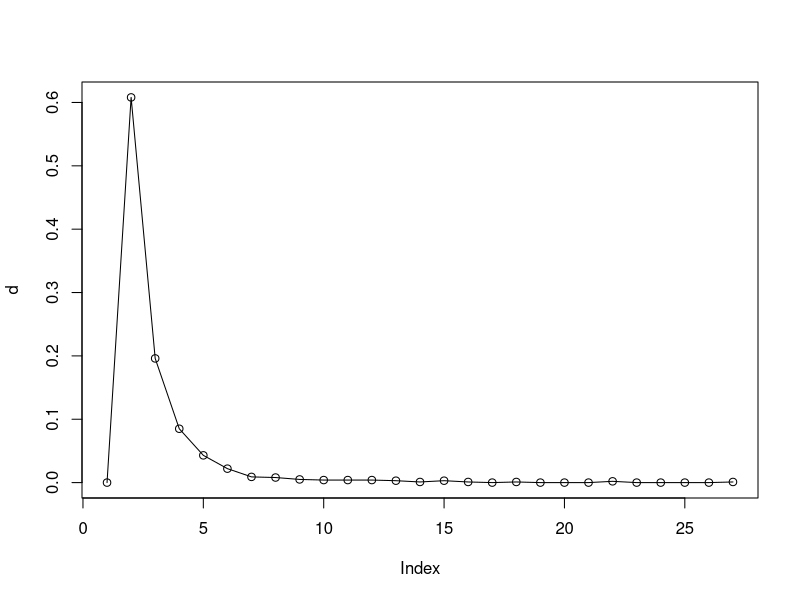

Generate this figure with R: (Note: this script raises an error after producing the figure.)
library(igraph)
#a
#create a undirected network with a fat-tailed degree distribution
g <- barabasi.game(1000,directed=FALSE)
d<-degree.distribution(g)
#png(filename="/Users/mysteryjoe/Desktop/ucla/ee232/figure1.png")
plot(d, type="o")
#diameter(g)
dev.off()
diameters<-0
count<-0
for(i in 1:100){
  g <- barabasi.game(1000,directed=FALSE)
  diameters<-diameters+diameter(g)
	if(is.connected(g))
	{
	count<-count+1
	}
}
#k<-count
print(count)
print(diameters/100)
#b
# find the giant connected component
cl <- clusters(g)
gccIndex = which.max(cl$csize)
nonGccNodes <- (1:vcount(g))[cl$membership != gccIndex]
gcc <- delete.vertices(g, nonGccNodes)
#c
g <- barabasi.game(10000,directed=FALSE)
cl = clusters(g)
gccIndex = which.max(cl$csize)
#print(gccIndex+1)
nonGccNodes = (1:vcount(g))[cl$membership != gccIndex]
gcc <- delete.vertices(g,nonGccNodes)
struct = fastgreedy.community(gcc)
print(struct)
mod = modularity(struct)

print("modularity=")
print(modularity(gcc,membership(struct)))

##create a undirected network with a fat-tailed degree distribution with 10000 nodes
cl = clusters(g)
gccIndex = which.max(cl$csize)
#print(gccIndex+1)
nonGccNodes = (1:vcount(g))[cl$membership != gccIndex]
gcc <- delete.vertices(g,nonGccNodes)
struct = fastgreedy.community(gcc)
print(struct)
mod = modularity(struct)
print("modularity=")
print(modularity(mod))
#d
g <- barabasi.game(10000,power=-3, directed = FALSE)
degreesVector <- degree(g)
for (p in 1:10000){
  #randomly choose node i
  i<-sample(1:10000,1)
  b<-sample(1:degreesVector[i],1)
  #randomly choose the neighborhood node of i
  j<-neighborhood(g,1,i)[[1]][b+1]
  if(p==1){
    deg<-degreesVector[j]
    }else{
      deg<-c(deg,degreesVector[j])
    }
}
hs <- hist(deg, breaks=seq(-0.5, by=1 , length.out=max(deg)+2))
#degree distribution of node j 
dd <- data.frame(x=hs$mids, y=hs$density)
#png(filename="/Users/mysteryjoe/Desktop/ucla/ee232/figure2.png")
plot(dd , type="o")
dev.off()

